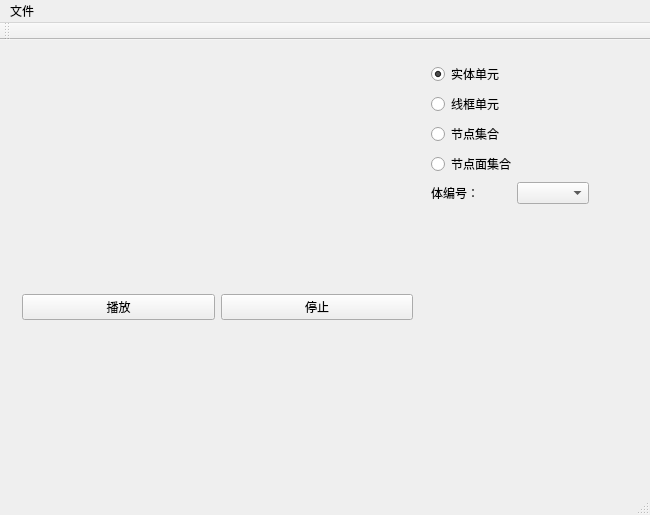
<?xml version="1.0" encoding="UTF-8"?>
<ui version="4.0">
 <class>vtkShowerClass</class>
 <widget class="QMainWindow" name="vtkShowerClass">
  <property name="geometry">
   <rect>
    <x>0</x>
    <y>0</y>
    <width>650</width>
    <height>515</height>
   </rect>
  </property>
  <property name="windowTitle">
   <string>vtkShower</string>
  </property>
  <widget class="QWidget" name="centralWidget">
   <widget class="QWidget" name="horizontalLayoutWidget">
    <property name="geometry">
     <rect>
      <x>0</x>
      <y>0</y>
      <width>611</width>
      <height>361</height>
     </rect>
    </property>
    <layout class="QHBoxLayout" name="horizontalLayout">
     <item>
      <layout class="QVBoxLayout" name="leftVerticalLayout">
       <item>
        <widget class="QVTKWidget" name="qvtkWidget"/>
       </item>
       <item>
        <widget class="QWidget" name="playWidget" native="true">
         <layout class="QHBoxLayout" name="horizontalLayout_3">
          <item>
           <widget class="QPushButton" name="pushButtonPlay">
            <property name="text">
             <string>播放</string>
            </property>
           </widget>
          </item>
          <item>
           <widget class="QPushButton" name="pushButton_2">
            <property name="text">
             <string>停止</string>
            </property>
           </widget>
          </item>
         </layout>
        </widget>
       </item>
      </layout>
     </item>
     <item alignment="Qt::AlignTop">
      <widget class="QWidget" name="right_widget" native="true">
       <property name="sizePolicy">
        <sizepolicy hsizetype="Fixed" vsizetype="Fixed">
         <horstretch>0</horstretch>
         <verstretch>0</verstretch>
        </sizepolicy>
       </property>
       <property name="minimumSize">
        <size>
         <width>150</width>
         <height>0</height>
        </size>
       </property>
       <property name="maximumSize">
        <size>
         <width>150</width>
         <height>16777215</height>
        </size>
       </property>
       <layout class="QVBoxLayout" name="right">
        <property name="sizeConstraint">
         <enum>QLayout::SetFixedSize</enum>
        </property>
        <property name="leftMargin">
         <number>1</number>
        </property>
        <item>
         <widget class="QRadioButton" name="radioButton_solid">
          <property name="sizePolicy">
           <sizepolicy hsizetype="Fixed" vsizetype="Fixed">
            <horstretch>0</horstretch>
            <verstretch>0</verstretch>
           </sizepolicy>
          </property>
          <property name="minimumSize">
           <size>
            <width>150</width>
            <height>0</height>
           </size>
          </property>
          <property name="maximumSize">
           <size>
            <width>150</width>
            <height>16777215</height>
           </size>
          </property>
          <property name="text">
           <string>实体单元</string>
          </property>
          <property name="checked">
           <bool>true</bool>
          </property>
         </widget>
        </item>
        <item>
         <widget class="QRadioButton" name="radioButton_wareline">
          <property name="text">
           <string>线框单元</string>
          </property>
         </widget>
        </item>
        <item>
         <widget class="QRadioButton" name="radioButton_setnode">
          <property name="text">
           <string>节点集合</string>
          </property>
         </widget>
        </item>
        <item>
         <widget class="QRadioButton" name="radioButton_setSeg">
          <property name="text">
           <string>节点面集合</string>
          </property>
         </widget>
        </item>
        <item>
         <layout class="QHBoxLayout" name="horizontalLayout_2">
          <item>
           <widget class="QLabel" name="label_doc">
            <property name="sizePolicy">
             <sizepolicy hsizetype="Fixed" vsizetype="Preferred">
              <horstretch>0</horstretch>
              <verstretch>0</verstretch>
             </sizepolicy>
            </property>
            <property name="minimumSize">
             <size>
              <width>80</width>
              <height>0</height>
             </size>
            </property>
            <property name="maximumSize">
             <size>
              <width>80</width>
              <height>20</height>
             </size>
            </property>
            <property name="text">
             <string>体编号：</string>
            </property>
           </widget>
          </item>
          <item>
           <widget class="QComboBox" name="comboBox">
            <property name="sizePolicy">
             <sizepolicy hsizetype="Minimum" vsizetype="Fixed">
              <horstretch>0</horstretch>
              <verstretch>0</verstretch>
             </sizepolicy>
            </property>
           </widget>
          </item>
         </layout>
        </item>
       </layout>
      </widget>
     </item>
    </layout>
   </widget>
  </widget>
  <widget class="QMenuBar" name="menuBar">
   <property name="geometry">
    <rect>
     <x>0</x>
     <y>0</y>
     <width>650</width>
     <height>23</height>
    </rect>
   </property>
   <widget class="QMenu" name="menu">
    <property name="title">
     <string>文件</string>
    </property>
    <addaction name="action"/>
   </widget>
   <addaction name="menu"/>
  </widget>
  <widget class="QToolBar" name="mainToolBar">
   <attribute name="toolBarArea">
    <enum>TopToolBarArea</enum>
   </attribute>
   <attribute name="toolBarBreak">
    <bool>false</bool>
   </attribute>
  </widget>
  <widget class="QStatusBar" name="statusBar"/>
  <action name="action">
   <property name="text">
    <string>打开k文件</string>
   </property>
  </action>
 </widget>
 <layoutdefault spacing="6" margin="11"/>
 <customwidgets>
  <customwidget>
   <class>QVTKWidget</class>
   <extends>QWidget</extends>
   <header>QVTKWidget.h</header>
  </customwidget>
 </customwidgets>
 <resources>
  <include location="vtkshower.qrc"/>
 </resources>
 <connections/>
</ui>
